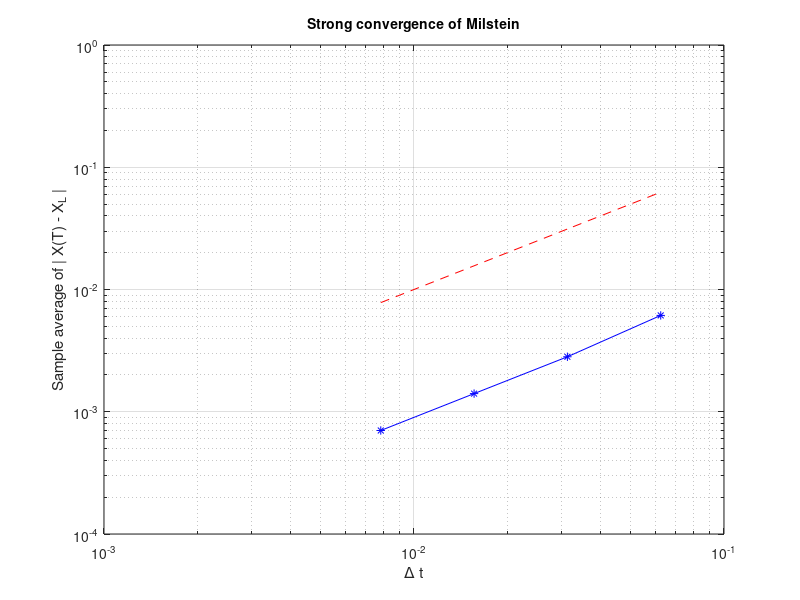

Write the MATLAB code that produced this figure.
function milstrong ( seed )

%*****************************************************************************80
%
%% MILSTRONG tests the strong convergence of the Milstein method.
%
%  Discussion:
%
%    This function solves the stochastic differential equation
%
%      dX = sigma * X * ( k - X ) dt + beta * X dW,  
%      X(0) = Xzero,
%
%    where 
%
%       sigma = 2, 
%       k = 1, 
%       beta = 1,
%       Xzero = 0.5.
%
%    The discretized Brownian path over [0,1] has dt = 2^(-11).
%
%    The Milstein method uses timesteps 128*dt, 64*dt, 32*dt, 16*dt 
%    (also dt for reference).
%
%    We examine strong convergence at T=1:  
%
%      E | X_L - X(T) |.
%
%    The code is vectorized: all paths computed simultaneously.
%
%  Modified:
%
%    18 September 2012
%
%  Author:
%
%    Desmond Higham
%
%  Reference:
%
%    Desmond Higham,
%    An Algorithmic Introduction to Numerical Simulation of
%    Stochastic Differential Equations,
%    SIAM Review,
%    Volume 43, Number 3, September 2001, pages 525-546.
%
%  Parameters:
%
%    Input, integer SEED, a seed for the random number generator.
%
  if ( nargin < 1 )
    seed = 123456789;
    fprintf ( 1, '  Using default value of SEED = %d\n', seed );
  end
%
%  Initialize the random number generator.
%
  rng ( seed )
%
%  Set problem parameters;
%
  sigma = 2.0;
  k = 1.0;
  beta = 0.25;
  xzero = 0.5;
%
%  Set stepping parameters;
%
  tmax = 1.0;
  n = 2^(11);
  dt = tmax / n;
%
%  Number of paths sampled.
%
  m = 500;
%
%  R is used to derive the Milstein step size R*dt.
%
  r = [ 1; 16; 32; 64; 128 ];
%
%  Set the Brownian increments.
%
  dw = sqrt ( dt ) * randn ( m, n ) ;
%
%  For each stepsize, compute the Milstein estimate at T = 1.
%
  xmil = zeros(m,5);

  for p = 1 : 5                               

    dtp = r(p) * dt;
    l = n / r(p);
    xtemp = xzero * ones ( m, 1 );

    for j = 1 : l
      winc = sum ( dw(:,r(p)*(j-1)+1:r(p)*j), 2 );
      xtemp = xtemp + dtp * sigma * xtemp .* ( k - xtemp ) ...
        + beta * xtemp .* winc ...
        + 0.5 * beta^2 * xtemp .* ( winc.^2 - dtp );
    end

    xmil(:,p) = xtemp;

  end
%
%  XREF is the reference solution with the full time step.
%
  xref = xmil(:,1);
%
%  XERR is the difference between the reference solution and each path
%  with larger step.
%
  xerr = abs ( xmil(:,2:5) - repmat ( xref, 1, 4 ) );
%
%  Least squares fit of error = C * dt^q
%
  dtvals = dt * r(2:5);
  A = [ ones(4,1), ( log ( dtvals ) ) ];
  rhs = log ( mean ( xerr )' );
  sol = A \ rhs;
  q = sol ( 2 );
  fprintf ( 1, '\n' );
  fprintf ( 1, 'MILSTRONG:\n' );
  fprintf ( 1, '  Least squares solution to Error = c * dt ^ q\n' );
  fprintf ( 1, '  Expecting a value near 0.5\n' );
  fprintf ( 1, '  q = %g\n', q );
  resid = norm ( A * sol - rhs );
  fprintf ( 1, '  Residual is %g\n', resid );
%
%  Plotting.
%  Include a reference slope of 1.
%
  loglog ( dtvals, mean ( xerr ), 'b*-' )
  hold on
  loglog ( dtvals, dtvals, 'r--' )
  hold off
  axis ( [1e-3 1e-1 1e-4 1] )
  xlabel ( '\Delta t' )
  ylabel ( 'Sample average of | X(T) - X_L |' )
  title ( 'Strong convergence of Milstein', 'FontSize', 10 )
  grid on

  filename = 'milstrong.png';
  print ( '-dpng', filename )
  fprintf ( 1, '\n' );
  fprintf ( 1, '  Plot saved as "%s".\n', filename );

  return
end
